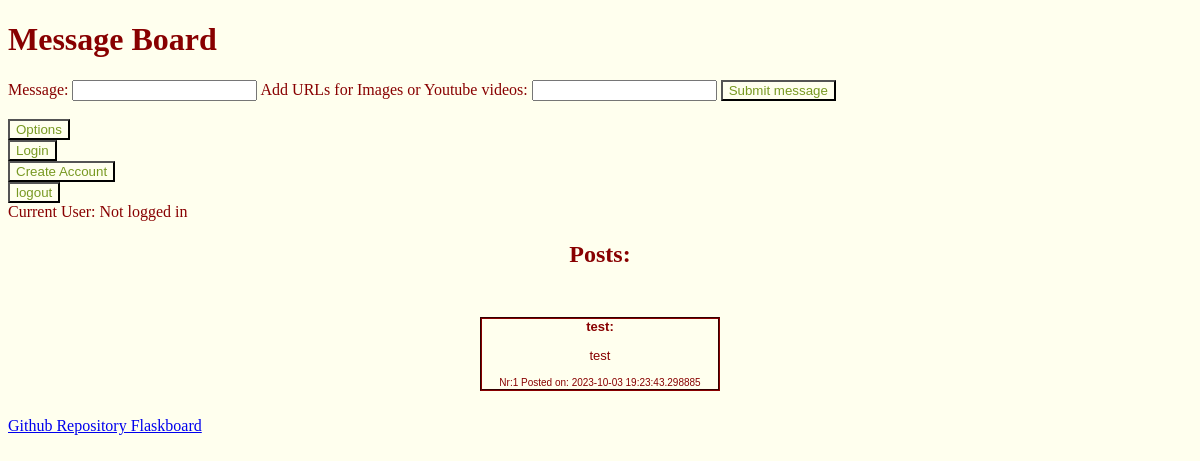
The page / on the database its author committed.
### app.py (models this page shows, shortened)
class Message(db.Model):
    id = db.Column(db.Integer, primary_key=True)
    message = db.Column(db.String(2000))
    username = db.Column(db.String(200))
    date_posted = db.Column(db.String(50))
    imageurl = db.Column(db.String(5000))

### app.py (the view)
@app.route("/", methods=["POST", "GET"])
def board():
    posts = Message.query.all()
    if request.method == "POST" and "username" not in session:
        return render_template("board.html", posts=posts, curposts=posts, curuser="Not logged in")
    if request.method == 'POST' and "username" in session:
        message = Message(session['username'] , request.form["Username"], datetime.datetime.now(), request.form["imgurl"])
        db.session.add(message)
        db.session.commit()
        return redirect(url_for("board"))
    else:
        return render_template("board.html", posts=posts, curuser="Not logged in")

### templates/board.html (shortened to what this page needs)
<!DOCTYPE html>
<html lang="en">
    <head>
        <link id="darkmode" rel= "stylesheet" type= "text/css" href= "{{ url_for('static',filename='darkmode.css') }}?version=1" disabled>
        <link id="lightmode" rel= "stylesheet" type= "text/css" href= "{{ url_for('static',filename='lightmode.css') }}?version=2" disabled>
    </head>
    <h1>Message Board</h1>
    <body>
        <form method="POST" id="form">
            <label>Message:</label>
            <input type="text" id="usernameinput" name="Username"  required>
            <label>Add URLs for Images or Youtube videos:</label>
            <input type="url" id="imgurlinput" name="imgurl">
            <input id="sub" type="submit" required value="Submit message">
       </form>
       <br>
    <a  href="/options">
    <button id="sub">Options</button >
    </a>
    <br>
    <a  href="/login">
        <button id="sub">Login</button >
    </a>
    <br>
    <a  href="/signup">
        <button id="sub">Create Account</button >
    </a>
    <br>
    <a  href="/logout">
        <button id="sub">logout</button >
    </a>
    <br>
    <label>Current User: {{ curuser }}</label>
    <div id="submissions">
    <h2>Posts:</h2>
    <br>
    {% for post in posts %}
    <div id="killyourselfrightnow">
        <p><b>{{post.username}}:</b></p>
        <p>{{post.message}}</p>
        <p id="datetext">Nr:{{post.id}} Posted on: {{post.date_posted}}</p>
    </div>
    <br>
    {% endfor %}
    </div>
    <a href="https://github.com/zeroIQ2018/Msg-Board">Github Repository Flaskboard</a>
    </body>
</html>

### static/lightmode.css (style rules this page uses)
p { font:13px/1.231 arial,helvetica,clean,sans-serif; }
body { color:#800 }
html { background:#ffe url(fade.png) top repeat-x; background-color: #ffe; }
#submissions { text-align: center; margin-left: auto; margin-right: auto; text-align: center; }
#datetext { font-size: 10px; }
#sub { color: #789922; background-color: #ffe; }
#killyourselfrightnow { outline: 2px groove #800; justify-content: center; width: 20%; margin: 0 auto; }

### rows shown on the page
Message: username "test", message "test", id "1", date_posted "2023-10-03 19:23:43.298885"

### other values the page prints
{{ curuser }} "Not logged in"
